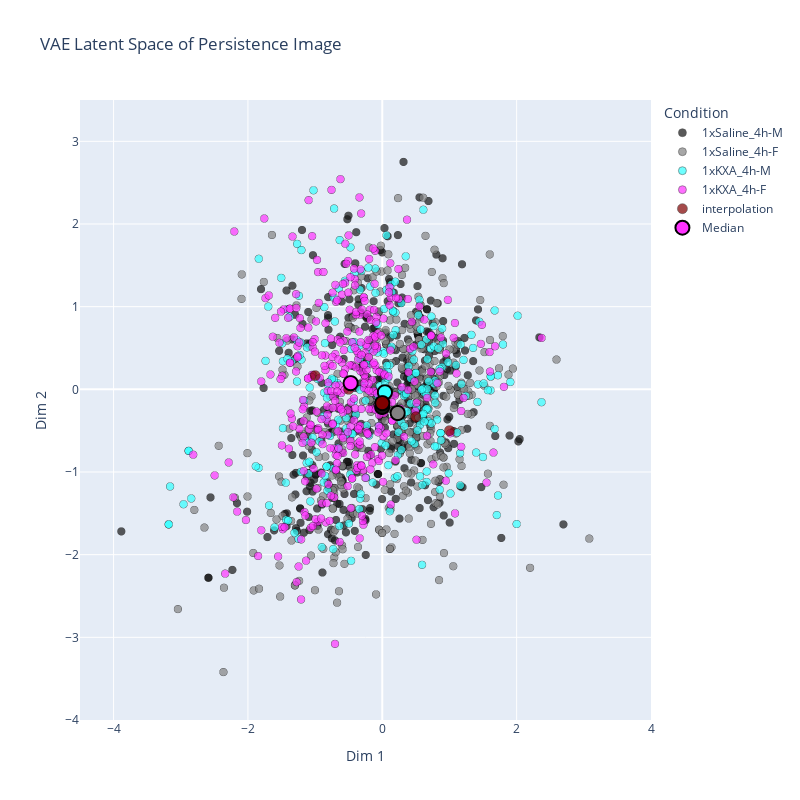

Notebook source saved alongside this figure:
### Code cell
plot_2d(mf_inter,
        feature='pca_vae', 
        title = 'VAE Latent Space of Persistence Image',
        conditions = ['Condition'],
        colors= color_dict,
        extension = 'pdf',
            ax_labels = ['Dim 1', 'Dim 2'],
                    name = f"{base_path}/pi_vae_kxa_interpolation_",
                    xmin = -4.5,
                    xmax=4, ymin=-4, ymax=3.5)

### Figure 1 — Plotly figure (JSON) as saved in the notebook; plotly's stock layout.template omitted (floating-point values rounded to 4 significant figures; data arrays with more than 128 entries replaced by an {"elided": "..."} marker saying what was removed)
{"data": [{"hoverinfo": "text", "marker": {"color": "rgb(20, 20, 20)", "line": {"color": "black", "width": 0.5}, "size": {"elided": "376 int values"}, "symbol": "circle"}, "mode": "markers", "name": "1xSaline_4h-M", "text": "1xSaline_4h-M", "type": "scattergl", "x": {"elided": "376 float values"}, "y": {"elided": "376 float values"}}, {"hoverinfo": "text", "marker": {"color": "rgb(130, 130, 130)", "line": {"color": "black", "width": 0.5}, "size": {"elided": "354 int values"}, "symbol": "circle"}, "mode": "markers", "name": "1xSaline_4h-F", "text": "1xSaline_4h-F", "type": "scattergl", "x": {"elided": "354 float values"}, "y": {"elided": "354 float values"}}, {"hoverinfo": "text", "marker": {"color": "rgb(50, 255, 255)", "line": {"color": "black", "width": 0.5}, "size": {"elided": "255 int values"}, "symbol": "circle"}, "mode": "markers", "name": "1xKXA_4h-M", "text": "1xKXA_4h-M", "type": "scattergl", "x": {"elided": "255 float values"}, "y": {"elided": "255 float values"}}, {"hoverinfo": "text", "marker": {"color": "rgb(255, 50, 255)", "line": {"color": "black", "width": 0.5}, "size": {"elided": "369 int values"}, "symbol": "circle"}, "mode": "markers", "name": "1xKXA_4h-F", "text": "1xKXA_4h-F", "type": "scattergl", "x": {"elided": "369 float values"}, "y": {"elided": "369 float values"}}, {"hoverinfo": "text", "marker": {"color": "rgb(128, 0, 0)", "line": {"color": "black", "width": 0.5}, "size": [10, 10, 10, 10, 10], "symbol": "circle"}, "mode": "markers", "name": "interpolation", "text": "interpolation", "type": "scattergl", "x": [-1.0, -0.5, 0.0, 0.5, 1.0], "y": [0.1667, 0.0, -0.1667, -0.3333, -0.5]}, {"hoverinfo": "text", "marker": {"color": ["rgb(255, 50, 255)", "rgb(50, 255, 255)", "rgb(130, 130, 130)", "rgb(20, 20, 20)", "rgb(128, 0, 0)"], "line": {"color": "black", "width": 2}, "size": 14}, "mode": "markers", "name": "Median", "showlegend": true, "text": ["1xKXA_4h-F", "1xKXA_4h-M", "1xSaline_4h-F", "1xSaline_4h-M", "interpolation"], "type": "scattergl", "x": [-0.4707, 0.0388, 0.2291, -0.002477, 0.0], "y": [0.07477, -0.03561, -0.2865, -0.2129, -0.1667]}], "layout": {"height": 800, "legend": {"title": {"text": "Condition"}}, "showlegend": true, "title": {"text": "VAE Latent Space of Persistence Image"}, "width": 800, "xaxis": {"range": [-4.5, 4], "title": {"text": "Dim 1"}}, "yaxis": {"range": [-4, 3.5], "title": {"text": "Dim 2"}}}}
